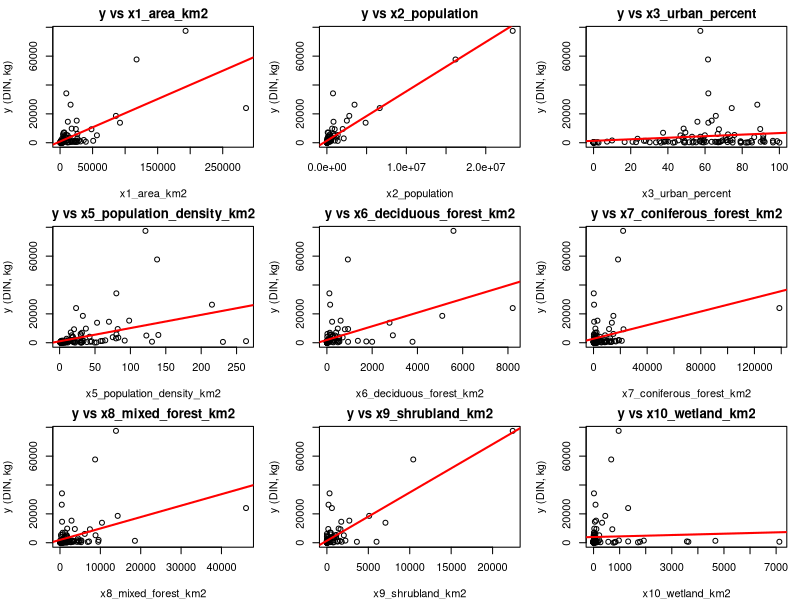
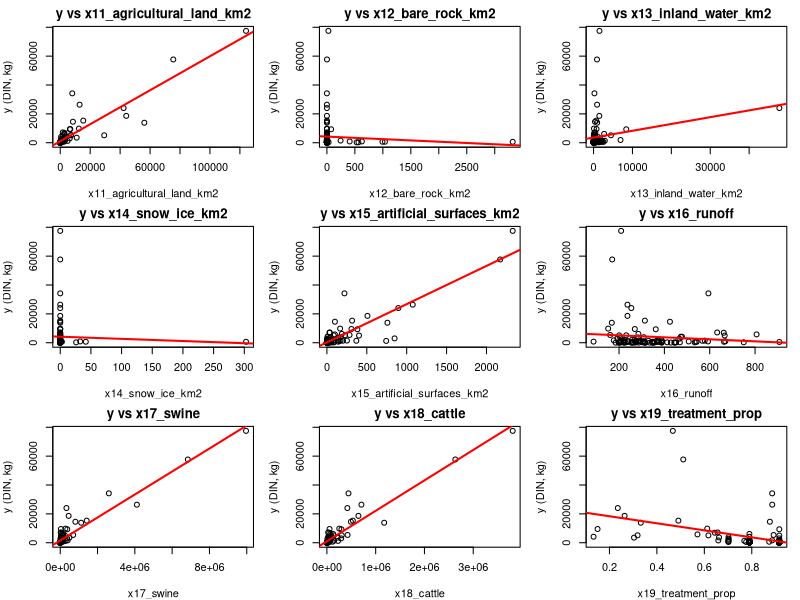
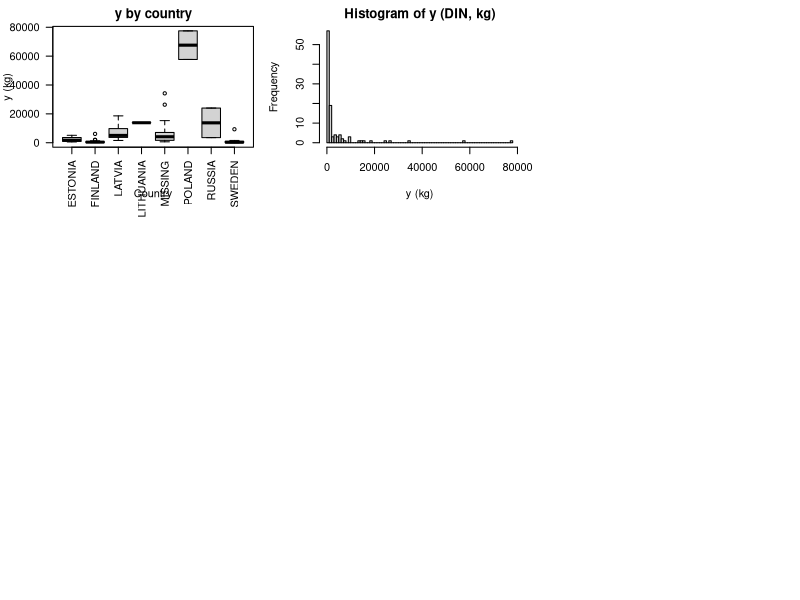
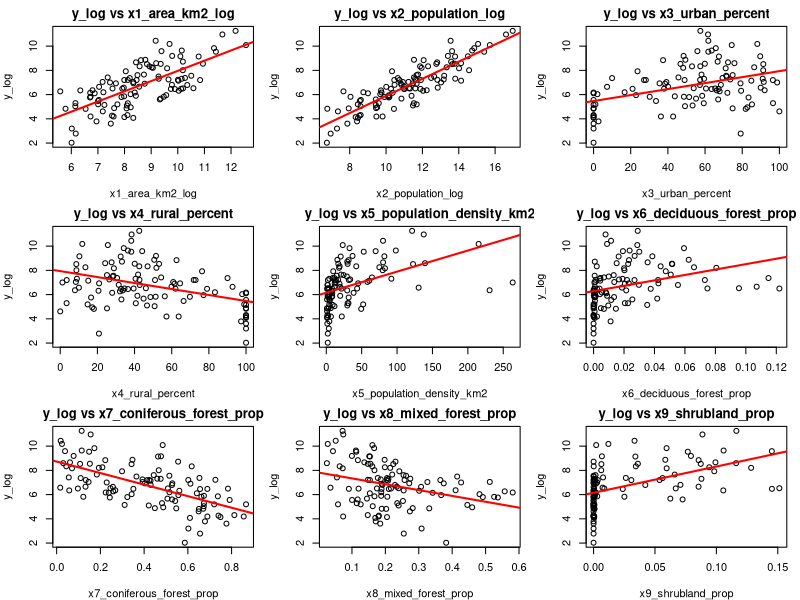
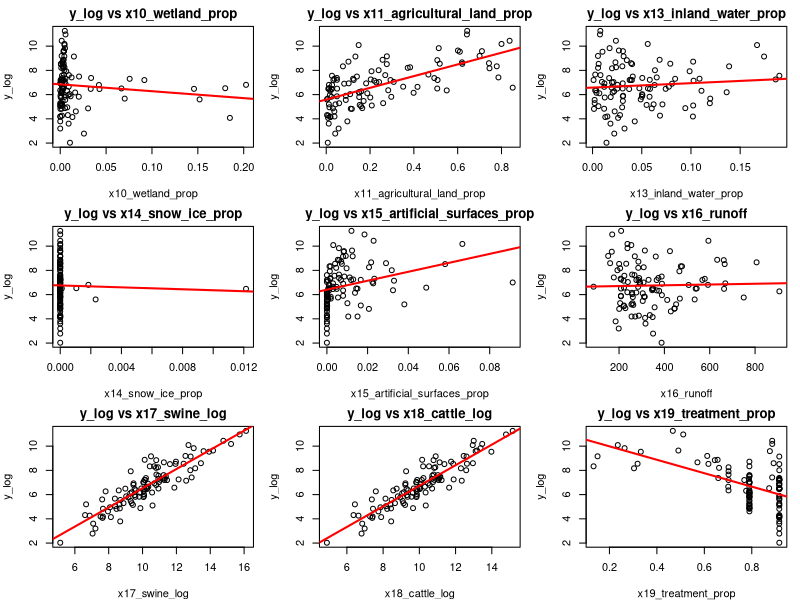
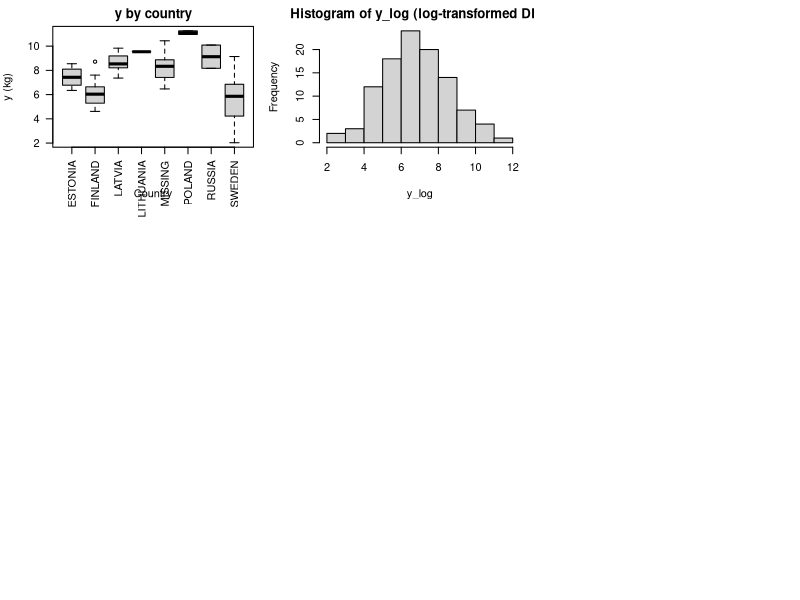
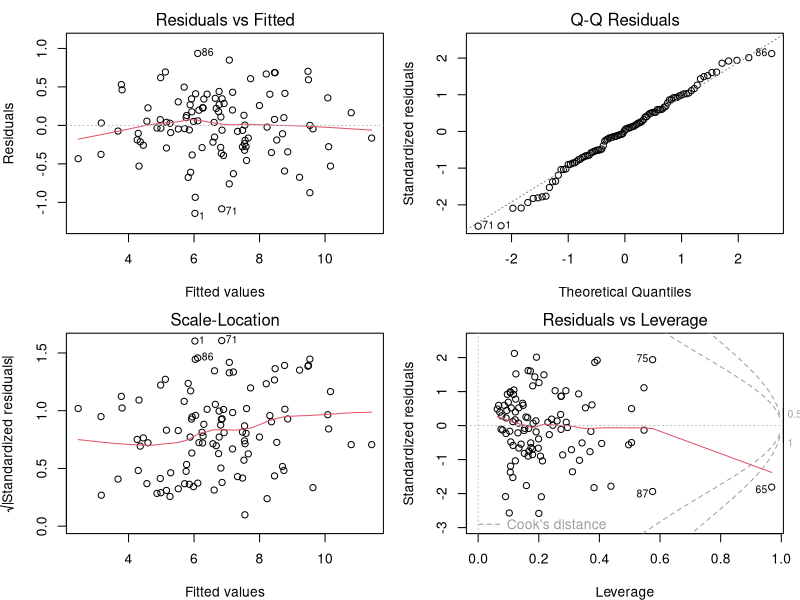
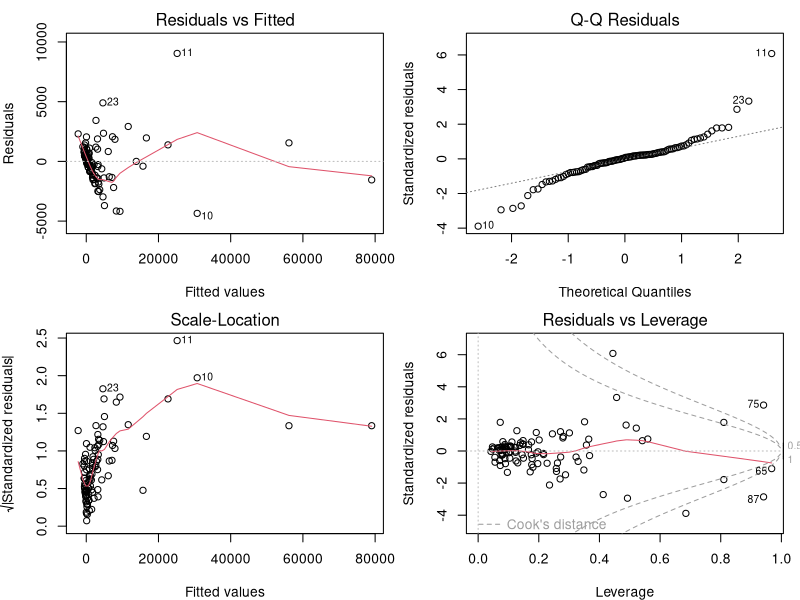

The R source for these figures, in order:
## ---- chunk 1
options(stringsAsFactors = FALSE)
set.seed(5021)
## ---- chunk 2
# Anta att filen finns i arbetskatalogen
dat_raw <- read.csv("baltic_DIN.csv", sep = ",", header = TRUE, check.names = FALSE)
## ---- chunk 3
df <- dat_raw

# Byt namn och enheter:
# x1: avrinningsområde (ha) -> km2
df$x1_area_km2 <- df$x1 * 0.01

# x2: befolkning
df$x2_population <- df$x2

# x3, x4: andelar (%) stad/landsbygd
df$x3_urban_percent <- df$x3
df$x4_rural_percent <- df$x4

# x5: befolkningstäthet (inv/km2)
df$x5_population_density_km2 <- df$x5

# x6–x15: areor (ha) -> km2
df$x6_deciduous_forest_km2      <- df$x6  * 0.01
df$x7_coniferous_forest_km2     <- df$x7  * 0.01
df$x8_mixed_forest_km2          <- df$x8  * 0.01
df$x9_shrubland_km2             <- df$x9  * 0.01
df$x10_wetland_km2              <- df$x10 * 0.01
df$x11_agricultural_land_km2    <- df$x11 * 0.01
df$x12_bare_rock_km2            <- df$x12 * 0.01
df$x13_inland_water_km2         <- df$x13 * 0.01
df$x14_snow_ice_km2             <- df$x14 * 0.01
df$x15_artificial_surfaces_km2  <- df$x15 * 0.01

# x16: avrinning (mm/år)
df$x16_runoff <- df$x16

# x17, x18: djur
df$x17_swine  <- df$x17
df$x18_cattle <- df$x18

# x19: anslutning till reningsverk från (%) till andel
df$x19_treatment_prop <- df$x19/100

# x20: land (faktor, hantera saknade)
df$x20_country <- df$x20
df$x20_country[is.na(df$x20_country) | df$x20_country == "" ] <- "Missing"
df$x20_country <- factor(df$x20_country)

# Create Sweden vs Non-Sweden indicator
df$sweden_group <- ifelse(df$x20_country == "SWEDEN", "Sweden", "Non-Sweden")
df$sweden_group <- factor(df$sweden_group, levels = c("Non-Sweden", "Sweden"))
df
## ---- chunk 4
# Visa alla variabelnamn
names(df)

# Antal observationer per land
table(df$x20_country)

# Check distribution
table(df$sweden_group)

# Kontrollera att andelar summerar till 100%
df$urban_rural_sum <- df$x3_urban_percent + df$x4_rural_percent
summary(df$urban_rural_sum)

# Kontrollera att befolkningstäthet stämmer (befolkning / area_km2)
df$density_check <- df$x2_population / df$x1_area_km2
summary(df$x5_population_density_km2 - df$density_check)

# Kontrollera att areor summerar till total area (eller mindre)
area_vars <- c("x6_deciduous_forest_km2", "x7_coniferous_forest_km2", 
               "x8_mixed_forest_km2", "x9_shrubland_km2", "x10_wetland_km2",
               "x11_agricultural_land_km2", "x12_bare_rock_km2", 
               "x13_inland_water_km2", "x14_snow_ice_km2", 
               "x15_artificial_surfaces_km2")
df$area_sum <- rowSums(df[, area_vars])
df$area_diff <- df$x1_area_km2 - df$area_sum
summary(df$area_diff)

# Visa de viktigaste kontrollerna
cat("\n=== SAMMANFATTNING ===\n")
cat("Total observationer:", nrow(df), "\n")
cat("Antal länder:", nlevels(df$x20_country), "\n")
cat("Länder med endast 1 observation:\n")
print(names(table(df$x20_country))[table(df$x20_country) == 1])
## ---- chunk 5
# Hjälpfunktion som tål nollor
log1p_safe <- function(z) log1p(pmax(z, 0))

# Respons
df$y_log <- log1p_safe(df$y)   # log(1+y) för numerisk stabilitet

# Log-transformerade explanatorer (angivna)
df$x1_area_km2_log    <- log1p_safe(df$x1_area_km2)
df$x2_population_log  <- log1p_safe(df$x2_population)
df$x17_swine_log      <- log1p_safe(df$x17_swine)
df$x18_cattle_log     <- log1p_safe(df$x18_cattle)

# Proportioner för x6–x15 (andel av total area)
area_total <- df$x1_area_km2
df$x6_deciduous_forest_prop     <- df$x6_deciduous_forest_km2     / area_total
df$x7_coniferous_forest_prop    <- df$x7_coniferous_forest_km2    / area_total
df$x8_mixed_forest_prop         <- df$x8_mixed_forest_km2         / area_total
df$x9_shrubland_prop            <- df$x9_shrubland_km2            / area_total
df$x10_wetland_prop             <- df$x10_wetland_km2             / area_total
df$x11_agricultural_land_prop   <- df$x11_agricultural_land_km2   / area_total
df$x12_bare_rock_prop           <- df$x12_bare_rock_km2           / area_total
df$x13_inland_water_prop        <- df$x13_inland_water_km2        / area_total
df$x14_snow_ice_prop            <- df$x14_snow_ice_km2            / area_total
df$x15_artificial_surfaces_prop <- df$x15_artificial_surfaces_km2 / area_total

# Log-versioner av areor x6–x15 (som efterfrågat)
df$x6_deciduous_forest_km2_log      <- log1p_safe(df$x6_deciduous_forest_km2)
df$x7_coniferous_forest_km2_log     <- log1p_safe(df$x7_coniferous_forest_km2)
df$x8_mixed_forest_km2_log          <- log1p_safe(df$x8_mixed_forest_km2)
df$x9_shrubland_km2_log             <- log1p_safe(df$x9_shrubland_km2)
df$x10_wetland_km2_log              <- log1p_safe(df$x10_wetland_km2)
df$x11_agricultural_land_km2_log    <- log1p_safe(df$x11_agricultural_land_km2)
df$x12_bare_rock_km2_log            <- log1p_safe(df$x12_bare_rock_km2)
df$x13_inland_water_km2_log         <- log1p_safe(df$x13_inland_water_km2)
df$x14_snow_ice_km2_log             <- log1p_safe(df$x14_snow_ice_km2)
df$x15_artificial_surfaces_km2_log  <- log1p_safe(df$x15_artificial_surfaces_km2)
## ---- chunk 6
# Lista i ordning x1, x2, x3, x5, x6-x19 (hoppa över x4 och x20 som inte är numeriska)
numeric_x <- c("x1_area_km2","x2_population","x3_urban_percent","x5_population_density_km2",
               "x6_deciduous_forest_km2","x7_coniferous_forest_km2","x8_mixed_forest_km2",
               "x9_shrubland_km2","x10_wetland_km2","x11_agricultural_land_km2",
               "x12_bare_rock_km2","x13_inland_water_km2","x14_snow_ice_km2",
               "x15_artificial_surfaces_km2","x16_runoff","x17_swine","x18_cattle",
               "x19_treatment_prop")
par(mfrow=c(3,3), mar=c(4,4,2,1))
for (v in numeric_x) {
  plot(df[[v]], df$y, xlab=v, ylab="y (DIN, kg)", main=paste("y vs", v))
  abline(lm(df$y ~ df[[v]]), col="red", lwd=2)
}
## ---- chunk 7
# x4 och x20 är icke-numeriska för plottyp: visa boxplot för land
boxplot(y ~ x20_country, data=df, main="y by country", xlab="Country", ylab="y (kg)", las=2)
## ---- chunk 8
hist(df$y, breaks="FD", main="Histogram of y (DIN, kg)", xlab="y (kg)")
## ---- chunk 9
# Lista i ordning x1, x2, x3, x5, x6-x19 (hoppa över x4 och x20 som inte är numeriska)
vars_trans <- c("x1_area_km2_log","x2_population_log","x3_urban_percent","x4_rural_percent","x5_population_density_km2",
                "x6_deciduous_forest_prop","x7_coniferous_forest_prop","x8_mixed_forest_prop",
                "x9_shrubland_prop","x10_wetland_prop","x11_agricultural_land_prop",
                "x13_inland_water_prop","x14_snow_ice_prop","x15_artificial_surfaces_prop",
                "x16_runoff","x17_swine_log","x18_cattle_log",
                "x19_treatment_prop")

par(mfrow=c(3,3), mar=c(4,4,2,1))
for (v in vars_trans) {  
  plot(df[[v]], df$y_log, xlab=v, ylab="y_log", main=paste("y_log vs", v))
  abline(lm(df$y_log ~ df[[v]]), col="red", lwd=2)
}


## ---- chunk 10
# x4 och x20 är icke-numeriska för plottyp: visa boxplot för land
boxplot(y_log ~ x20_country, data=df, main="y by country", xlab="Country", ylab="y (kg)", las=2)
## ---- chunk 11
## Histogram av (y_log)
hist(df$y_log, breaks="FD", main="Histogram of y_log (log-transformed DIN)", xlab="y_log")
## ---- chunk 12
# Full modell enligt specifikation (exkludera x4, x5, x12)
form_full_log <- y_log ~ x1_area_km2_log + x2_population_log + x3_urban_percent +
  x6_deciduous_forest_prop + x7_coniferous_forest_prop + x8_mixed_forest_prop +
  x9_shrubland_prop + x10_wetland_prop + x11_agricultural_land_prop +
  x13_inland_water_prop + x14_snow_ice_prop + x15_artificial_surfaces_prop +
  x16_runoff + x17_swine_log + x18_cattle_log + x19_treatment_prop +
  x20_country

fit_full_log <- lm(form_full_log, data=df)
summary(fit_full_log)
## ---- chunk 13
# Använd MASS::stepAIC utan att ladda paketet globalt
fit_step_log <- MASS::stepAIC(fit_full_log, direction="both", trace=FALSE)
summary(fit_step_log)
## ---- chunk 14
# Egen VIF-funktion för numeriska prediktorer (faktorer utesluts)
vif_numeric <- function(model, data){
  tt <- terms(model)
  labs <- attr(tt, "term.labels")
  num_vars <- labs[sapply(labs, function(v) is.numeric(data[[v]]))]
  out <- setNames(numeric(length(num_vars)), num_vars)
  for (v in num_vars) {
    others <- setdiff(num_vars, v)
    if (length(others) == 0) { out[v] <- NA_real_; next }
    r2 <- summary(lm(as.formula(paste(v, "~", paste(others, collapse="+"))), data=data))$r.squared
    out[v] <- 1/(1 - r2)
  }
  out
}

vif_full_log <- vif_numeric(fit_full_log, df)
vif_step_log <- vif_numeric(fit_step_log, df)

vif_full_log
vif_step_log
## ---- chunk 15
par(mfrow=c(2,2))
plot(fit_full_log)  # standarddiagnostik för log-modellen
## ---- chunk 16
# Motsvarande modell utan log på responsen (råa nivåer, samma typer av prediktorer men utan log på x)
form_full_raw <- y ~ x1_area_km2 + x2_population + x3_urban_percent +
  x6_deciduous_forest_prop + x7_coniferous_forest_prop + x8_mixed_forest_prop +
  x9_shrubland_prop + x10_wetland_prop + x11_agricultural_land_prop +
  x13_inland_water_prop + x14_snow_ice_prop + x15_artificial_surfaces_prop +
  x16_runoff + x17_swine + x18_cattle + x19_treatment_prop + x20_country

fit_full_raw <- lm(form_full_raw, data=df)
summary(fit_full_raw)
## ---- chunk 17
par(mfrow=c(2,2))
plot(fit_full_raw) # diagnostik för rå-modellen
## ---- chunk 18
# Full model WITHOUT country
form_no_country <- y_log ~ x1_area_km2_log + x2_population_log + x3_urban_percent +
  x6_deciduous_forest_prop + x7_coniferous_forest_prop + x8_mixed_forest_prop +
  x9_shrubland_prop + x10_wetland_prop + x11_agricultural_land_prop +
  x13_inland_water_prop + x14_snow_ice_prop + x15_artificial_surfaces_prop +
  x16_runoff + x17_swine_log + x18_cattle_log + x19_treatment_prop

fit_no_country <- lm(form_no_country, data=df)
fit_step_no_country <- MASS::stepAIC(fit_no_country, direction="both", trace=FALSE)

# See what variables were selected
formula(fit_step_no_country)

# Add sweden_group to the selected model
form_step_sweden <- update(formula(fit_step_no_country), . ~ . + sweden_group)
fit_step_sweden <- lm(form_step_sweden, data=df)

# Test interactions with selected variables only
selected_vars <- all.vars(formula(fit_step_no_country))[-1]  # Get predictor names
form_step_interact <- as.formula(paste("y_log ~ (", 
                                       paste(selected_vars, collapse=" + "), 
                                       ") * sweden_group"))
fit_step_interact <- lm(form_step_interact, data=df)

# Run the tests
anova(fit_step_sweden, fit_step_interact)  # Interactions
## ---- chunk 19
anova(fit_step_no_country, fit_step_sweden)     # Main effect
## ---- chunk 20
par(mfrow=c(2,2))
plot(fit_step_sweden) 
## ---- chunk 21
# Testa Sweden vs Non-Sweden effekt
form_sweden_full <- update(form_no_country, . ~ . + sweden_group)
fit_sweden_full <- lm(form_sweden_full, data=df)

# Full interaction model: Sweden vs Non-Sweden with ALL predictors
form_sweden_interact_full <- update(form_no_country, . ~ (.) * sweden_group)
fit_sweden_interact_full <- lm(form_sweden_interact_full, data=df)

anova(fit_sweden_full, fit_sweden_interact_full)
## ---- chunk 22
anova(fit_no_country, fit_sweden_full)
## ---- chunk 23
# Diagnostic plots
par(mfrow=c(2,2))
plot(fit_sweden_interact_full, main="Sweden Interaction Model Diagnostics")
## ---- chunk 24
# Duans smearing-faktor
smearing_factor <- function(fit) {
  mean(exp(residuals(fit)))
}

# Brute force LOOCV RMSE.
# response_is_log: TRUE om modellen har log-respons.
# use_smearing: TRUE för att backtransformera med smearing (rekommenderat för log-respons).
loocv_rmse <- function(formula, data, response_is_log = FALSE, use_smearing = FALSE) {
  n <- nrow(data)
  se <- numeric(n)
  skipped <- 0
  
  for (i in seq_len(n)) {
    train <- data[-i, , drop=FALSE]
    test  <- data[i,  , drop=FALSE]
    
    tryCatch({
      fit_i <- lm(formula, data=train) # Lithuania har ett observation måste inte räknas
      if (response_is_log) {
        pred_log <- as.numeric(predict(fit_i, newdata=test))
        if (use_smearing) {
          sm <- smearing_factor(fit_i)
          pred <- exp(pred_log) * sm - 1
        } else {
          pred <- exp(pred_log) - 1
        }
      } else {
        pred <- as.numeric(predict(fit_i, newdata=test))
      }
      se[i] <- (test$y - pred)^2
    }, error = function(e) {
      se[i] <<- NA
      skipped <<- skipped + 1
    })
  }
  
  if(skipped > 0) {
    warning(paste("Skipped", skipped, "observations due to factor level issues"))
  }
  sqrt(mean(se, na.rm=TRUE))
}
## ---- chunk 25
# A: log-respons + log-arealer (x6–x15 i log-km2), samt övriga enligt instruktion
form_A <- y_log ~ x1_area_km2_log + x2_population_log + x3_urban_percent +
  x6_deciduous_forest_km2_log + x7_coniferous_forest_km2_log + x8_mixed_forest_km2_log +
  x9_shrubland_km2_log + x10_wetland_km2_log + x11_agricultural_land_km2_log +
  x13_inland_water_km2_log + x14_snow_ice_km2_log + x15_artificial_surfaces_km2_log +
  x16_runoff + x17_swine_log + x18_cattle_log + x19_treatment_prop + x20_country

fit_A <- lm(form_A, data=df)
rmse_A <- loocv_rmse(form_A, df, response_is_log=TRUE, use_smearing=TRUE)
adjr2_A <- summary(fit_A)$adj.r.squared

# B: log-respons + proportioner (x6–x15 som prop)
form_B <- y_log ~ x1_area_km2_log + x2_population_log + x3_urban_percent +
  x6_deciduous_forest_prop + x7_coniferous_forest_prop + x8_mixed_forest_prop +
  x9_shrubland_prop + x10_wetland_prop + x11_agricultural_land_prop +
  x13_inland_water_prop + x14_snow_ice_prop + x15_artificial_surfaces_prop +
  x16_runoff + x17_swine_log + x18_cattle_log + x19_treatment_prop + x20_country

fit_B <- lm(form_B, data=df)
rmse_B <- loocv_rmse(form_B, df, response_is_log=TRUE, use_smearing=TRUE)
adjr2_B <- summary(fit_B)$adj.r.squared

# C: rå-respons + alla råa variabler (km2 för areor, inga loggar/prop)
form_C <- y ~ x1_area_km2 + x2_population + x3_urban_percent +
  x6_deciduous_forest_km2 + x7_coniferous_forest_km2 + x8_mixed_forest_km2 +
  x9_shrubland_km2 + x10_wetland_km2 + x11_agricultural_land_km2 +
  x13_inland_water_km2 + x14_snow_ice_km2 + x15_artificial_surfaces_km2 +
  x16_runoff + x17_swine + x18_cattle + x19_treatment_prop + x20_country

fit_C <- lm(form_C, data=df)
rmse_C <- loocv_rmse(form_C, df, response_is_log=FALSE, use_smearing=FALSE)
adjr2_C <- summary(fit_C)$adj.r.squared

data.frame(
  Model = c("LOG-RESP + LOG-AREAS (A)", "LOG-RESP + PROP-AREAS (B)", "RAW-RESP + RAW-ALL (C)"),
  LOOCV_RMSE = c(rmse_A, rmse_B, rmse_C),
  Adj_R2 = c(adjr2_A, adjr2_B, adjr2_C)
)
## ---- chunk 26
fit_A_step <- MASS::stepAIC(fit_A, direction="both", trace=FALSE)
fit_B_step <- MASS::stepAIC(fit_B, direction="both", trace=FALSE)
fit_C_step <- MASS::stepAIC(fit_C, direction="both", trace=FALSE)

fit_A_step
fit_C_step

summary(fit_A_step)
summary(fit_C_step)
## ---- chunk 27
# Extract formulas
form_A_step <- formula(fit_A_step)
form_B_step <- formula(fit_B_step)  
form_C_step <- formula(fit_C_step)

# Fit models
fit_A_step2 <- lm(form_A_step, data=df)
fit_B_step2 <- lm(form_B_step, data=df)  # Use B_step instead of B_mapped
fit_C_step2 <- lm(form_C_step, data=df)

# Calculate LOOCV RMSE
rmse_A_step <- loocv_rmse(form_A_step, df, response_is_log=TRUE,  use_smearing=TRUE)
rmse_B_step <- loocv_rmse(form_B_step, df, response_is_log=TRUE,  use_smearing=TRUE)  
rmse_C_step <- loocv_rmse(form_C_step, df, response_is_log=FALSE, use_smearing=FALSE)

# Calculate adjusted R-squared
adjr2_A_step <- summary(fit_A_step2)$adj.r.squared
adjr2_B_step <- summary(fit_B_step2)$adj.r.squared  
adjr2_C_step <- summary(fit_C_step2)$adj.r.squared

# Results table
data.frame(
  Model = c("A_step (LOG-RESP + LOG-AREAS, stepAIC)",
            "B_step (LOG-RESP + PROP-AREAS, stepAIC)",
            "C_step (RAW-RESP + RAW, stepAIC)"),
  LOOCV_RMSE = c(rmse_A_step, rmse_B_step, rmse_C_step),
  Adj_R2 = c(adjr2_A_step, adjr2_B_step, adjr2_C_step)
)
## ---- chunk 28
par(mfrow=c(2,2))
plot(fit_A_step2)
